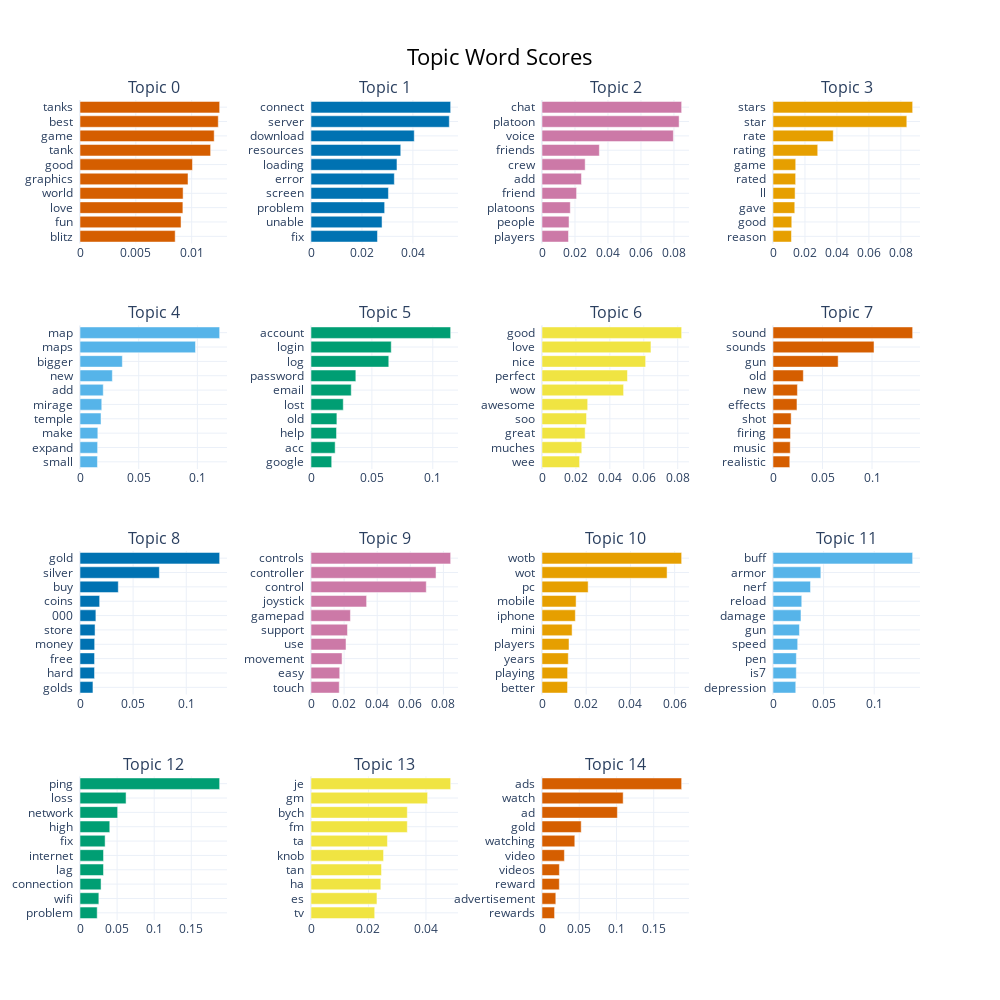

Write notebook code for a chart like this one.
### Code cell
pos_topic_model.visualize_barchart(top_n_topics = 15, n_words = 10)
# some topics has non-meaningfull keywords

### Figure 1 — Plotly figure (JSON) as saved in the notebook; plotly's stock layout.template omitted (floating-point values rounded to 4 significant figures)
{"data": [{"marker": {"color": "#D55E00"}, "orientation": "h", "type": "bar", "x": [0.008523, 0.009048, 0.009214, 0.009233, 0.009672, 0.01007, 0.0117, 0.01202, 0.01238, 0.01251], "xaxis": "x", "y": ["blitz  ", "fun  ", "love  ", "world  ", "graphics  ", "good  ", "tank  ", "game  ", "best  ", "tanks  "], "yaxis": "y"}, {"marker": {"color": "#0072B2"}, "orientation": "h", "type": "bar", "x": [0.0261, 0.02789, 0.02892, 0.0304, 0.03272, 0.03376, 0.03524, 0.04054, 0.0543, 0.05483], "xaxis": "x2", "y": ["fix  ", "unable  ", "problem  ", "screen  ", "error  ", "loading  ", "resources  ", "download  ", "server  ", "connect  "], "yaxis": "y2"}, {"marker": {"color": "#CC79A7"}, "orientation": "h", "type": "bar", "x": [0.01606, 0.01639, 0.01716, 0.02097, 0.02394, 0.02617, 0.03477, 0.07964, 0.08313, 0.08466], "xaxis": "x3", "y": ["players  ", "people  ", "platoons  ", "friend  ", "add  ", "crew  ", "friends  ", "voice  ", "platoon  ", "chat  "], "yaxis": "y3"}, {"marker": {"color": "#E69F00"}, "orientation": "h", "type": "bar", "x": [0.01156, 0.01174, 0.01362, 0.01383, 0.01417, 0.01422, 0.02799, 0.03771, 0.08373, 0.08739], "xaxis": "x4", "y": ["reason  ", "good  ", "gave  ", "ll  ", "rated  ", "game  ", "rating  ", "rate  ", "star  ", "stars  "], "yaxis": "y4"}, {"marker": {"color": "#56B4E9"}, "orientation": "h", "type": "bar", "x": [0.01487, 0.01501, 0.01519, 0.01791, 0.01854, 0.01981, 0.02755, 0.03607, 0.09841, 0.119], "xaxis": "x5", "y": ["small  ", "expand  ", "make  ", "temple  ", "mirage  ", "add  ", "new  ", "bigger  ", "maps  ", "map  "], "yaxis": "y5"}, {"marker": {"color": "#009E73"}, "orientation": "h", "type": "bar", "x": [0.017, 0.01984, 0.02096, 0.02126, 0.02651, 0.03305, 0.03682, 0.06388, 0.0659, 0.1147], "xaxis": "x6", "y": ["google  ", "acc  ", "help  ", "old  ", "lost  ", "email  ", "password  ", "log  ", "login  ", "account  "], "yaxis": "y6"}, {"marker": {"color": "#F0E442"}, "orientation": "h", "type": "bar", "x": [0.02216, 0.02345, 0.02543, 0.02625, 0.02693, 0.0481, 0.05038, 0.06109, 0.06422, 0.08232], "xaxis": "x7", "y": ["wee  ", "muches  ", "great  ", "soo  ", "awesome  ", "wow  ", "perfect  ", "nice  ", "love  ", "good  "], "yaxis": "y7"}, {"marker": {"color": "#D55E00"}, "orientation": "h", "type": "bar", "x": [0.01695, 0.01742, 0.0177, 0.01833, 0.02422, 0.02465, 0.03063, 0.06579, 0.102, 0.141], "xaxis": "x8", "y": ["realistic  ", "music  ", "firing  ", "shot  ", "effects  ", "new  ", "old  ", "gun  ", "sounds  ", "sound  "], "yaxis": "y8"}, {"marker": {"color": "#0072B2"}, "orientation": "h", "type": "bar", "x": [0.01219, 0.01368, 0.01371, 0.01381, 0.01416, 0.01496, 0.01849, 0.03603, 0.0747, 0.1314], "xaxis": "x9", "y": ["golds  ", "hard  ", "free  ", "money  ", "store  ", "000  ", "coins  ", "buy  ", "silver  ", "gold  "], "yaxis": "y9"}, {"marker": {"color": "#CC79A7"}, "orientation": "h", "type": "bar", "x": [0.01707, 0.01735, 0.01878, 0.02116, 0.02204, 0.02382, 0.0336, 0.06966, 0.07555, 0.08439], "xaxis": "x10", "y": ["touch  ", "easy  ", "movement  ", "use  ", "support  ", "gamepad  ", "joystick  ", "control  ", "controller  ", "controls  "], "yaxis": "y10"}, {"marker": {"color": "#E69F00"}, "orientation": "h", "type": "bar", "x": [0.01155, 0.01158, 0.01188, 0.01222, 0.01362, 0.01508, 0.01543, 0.02087, 0.05658, 0.06317], "xaxis": "x11", "y": ["better  ", "playing  ", "years  ", "players  ", "mini  ", "iphone  ", "mobile  ", "pc  ", "wot  ", "wotb  "], "yaxis": "y11"}, {"marker": {"color": "#56B4E9"}, "orientation": "h", "type": "bar", "x": [0.02249, 0.02303, 0.0231, 0.0244, 0.02613, 0.02765, 0.02842, 0.03708, 0.04727, 0.138], "xaxis": "x12", "y": ["depression  ", "is7  ", "pen  ", "speed  ", "gun  ", "damage  ", "reload  ", "nerf  ", "armor  ", "buff  "], "yaxis": "y12"}, {"marker": {"color": "#009E73"}, "orientation": "h", "type": "bar", "x": [0.02318, 0.02541, 0.02839, 0.03166, 0.03172, 0.03385, 0.04013, 0.05075, 0.06209, 0.1882], "xaxis": "x13", "y": ["problem  ", "wifi  ", "connection  ", "lag  ", "internet  ", "fix  ", "high  ", "network  ", "loss  ", "ping  "], "yaxis": "y13"}, {"marker": {"color": "#F0E442"}, "orientation": "h", "type": "bar", "x": [0.02216, 0.02295, 0.02429, 0.02453, 0.02524, 0.0266, 0.0335, 0.0335, 0.04057, 0.04859], "xaxis": "x14", "y": ["tv  ", "es  ", "ha  ", "tan  ", "knob  ", "ta  ", "fm  ", "bych  ", "gm  ", "je  "], "yaxis": "y14"}, {"marker": {"color": "#D55E00"}, "orientation": "h", "type": "bar", "x": [0.01688, 0.01854, 0.02325, 0.02333, 0.03007, 0.04403, 0.05264, 0.1012, 0.109, 0.1875], "xaxis": "x15", "y": ["rewards  ", "advertisement  ", "reward  ", "videos  ", "video  ", "watching  ", "gold  ", "ad  ", "watch  ", "ads  "], "yaxis": "y15"}], "layout": {"annotations": [{"font": {"size": 16}, "showarrow": false, "text": "Topic 0", "x": 0.0875, "xanchor": "center", "xref": "paper", "y": 1, "yanchor": "bottom", "yref": "paper"}, {"font": {"size": 16}, "showarrow": false, "text": "Topic 1", "x": 0.3625, "xanchor": "center", "xref": "paper", "y": 1, "yanchor": "bottom", "yref": "paper"}, {"font": {"size": 16}, "showarrow": false, "text": "Topic 2", "x": 0.6375, "xanchor": "center", "xref": "paper", "y": 1, "yanchor": "bottom", "yref": "paper"}, {"font": {"size": 16}, "showarrow": false, "text": "Topic 3", "x": 0.9125, "xanchor": "center", "xref": "paper", "y": 1, "yanchor": "bottom", "yref": "paper"}, {"font": {"size": 16}, "showarrow": false, "text": "Topic 4", "x": 0.0875, "xanchor": "center", "xref": "paper", "y": 0.725, "yanchor": "bottom", "yref": "paper"}, {"font": {"size": 16}, "showarrow": false, "text": "Topic 5", "x": 0.3625, "xanchor": "center", "xref": "paper", "y": 0.725, "yanchor": "bottom", "yref": "paper"}, {"font": {"size": 16}, "showarrow": false, "text": "Topic 6", "x": 0.6375, "xanchor": "center", "xref": "paper", "y": 0.725, "yanchor": "bottom", "yref": "paper"}, {"font": {"size": 16}, "showarrow": false, "text": "Topic 7", "x": 0.9125, "xanchor": "center", "xref": "paper", "y": 0.725, "yanchor": "bottom", "yref": "paper"}, {"font": {"size": 16}, "showarrow": false, "text": "Topic 8", "x": 0.0875, "xanchor": "center", "xref": "paper", "y": 0.45, "yanchor": "bottom", "yref": "paper"}, {"font": {"size": 16}, "showarrow": false, "text": "Topic 9", "x": 0.3625, "xanchor": "center", "xref": "paper", "y": 0.45, "yanchor": "bottom", "yref": "paper"}, {"font": {"size": 16}, "showarrow": false, "text": "Topic 10", "x": 0.6375, "xanchor": "center", "xref": "paper", "y": 0.45, "yanchor": "bottom", "yref": "paper"}, {"font": {"size": 16}, "showarrow": false, "text": "Topic 11", "x": 0.9125, "xanchor": "center", "xref": "paper", "y": 0.45, "yanchor": "bottom", "yref": "paper"}, {"font": {"size": 16}, "showarrow": false, "text": "Topic 12", "x": 0.0875, "xanchor": "center", "xref": "paper", "y": 0.175, "yanchor": "bottom", "yref": "paper"}, {"font": {"size": 16}, "showarrow": false, "text": "Topic 13", "x": 0.3625, "xanchor": "center", "xref": "paper", "y": 0.175, "yanchor": "bottom", "yref": "paper"}, {"font": {"size": 16}, "showarrow": false, "text": "Topic 14", "x": 0.6375, "xanchor": "center", "xref": "paper", "y": 0.175, "yanchor": "bottom", "yref": "paper"}], "height": 1000, "hoverlabel": {"bgcolor": "white", "font": {"family": "Rockwell", "size": 16}}, "showlegend": false, "title": {"font": {"color": "Black", "size": 22}, "text": "Topic Word Scores", "x": 0.5, "xanchor": "center", "yanchor": "top"}, "width": 1000, "xaxis": {"anchor": "y", "domain": [0, 0.175], "showgrid": true}, "xaxis10": {"anchor": "y10", "domain": [0.275, 0.45], "showgrid": true}, "xaxis11": {"anchor": "y11", "domain": [0.55, 0.725], "showgrid": true}, "xaxis12": {"anchor": "y12", "domain": [0.825, 1], "showgrid": true}, "xaxis13": {"anchor": "y13", "domain": [0, 0.175], "showgrid": true}, "xaxis14": {"anchor": "y14", "domain": [0.275, 0.45], "showgrid": true}, "xaxis15": {"anchor": "y15", "domain": [0.55, 0.725], "showgrid": true}, "xaxis16": {"anchor": "y16", "domain": [0.825, 1], "showgrid": true}, "xaxis2": {"anchor": "y2", "domain": [0.275, 0.45], "showgrid": true}, "xaxis3": {"anchor": "y3", "domain": [0.55, 0.725], "showgrid": true}, "xaxis4": {"anchor": "y4", "domain": [0.825, 1], "showgrid": true}, "xaxis5": {"anchor": "y5", "domain": [0, 0.175], "showgrid": true}, "xaxis6": {"anchor": "y6", "domain": [0.275, 0.45], "showgrid": true}, "xaxis7": {"anchor": "y7", "domain": [0.55, 0.725], "showgrid": true}, "xaxis8": {"anchor": "y8", "domain": [0.825, 1], "showgrid": true}, "xaxis9": {"anchor": "y9", "domain": [0, 0.175], "showgrid": true}, "yaxis": {"anchor": "x", "domain": [0.825, 1], "showgrid": true}, "yaxis10": {"anchor": "x10", "domain": [0.275, 0.45], "showgrid": true}, "yaxis11": {"anchor": "x11", "domain": [0.275, 0.45], "showgrid": true}, "yaxis12": {"anchor": "x12", "domain": [0.275, 0.45], "showgrid": true}, "yaxis13": {"anchor": "x13", "domain": [0, 0.175], "showgrid": true}, "yaxis14": {"anchor": "x14", "domain": [0, 0.175], "showgrid": true}, "yaxis15": {"anchor": "x15", "domain": [0, 0.175], "showgrid": true}, "yaxis16": {"anchor": "x16", "domain": [0, 0.175], "showgrid": true}, "yaxis2": {"anchor": "x2", "domain": [0.825, 1], "showgrid": true}, "yaxis3": {"anchor": "x3", "domain": [0.825, 1], "showgrid": true}, "yaxis4": {"anchor": "x4", "domain": [0.825, 1], "showgrid": true}, "yaxis5": {"anchor": "x5", "domain": [0.55, 0.725], "showgrid": true}, "yaxis6": {"anchor": "x6", "domain": [0.55, 0.725], "showgrid": true}, "yaxis7": {"anchor": "x7", "domain": [0.55, 0.725], "showgrid": true}, "yaxis8": {"anchor": "x8", "domain": [0.55, 0.725], "showgrid": true}, "yaxis9": {"anchor": "x9", "domain": [0.275, 0.45], "showgrid": true}}}
